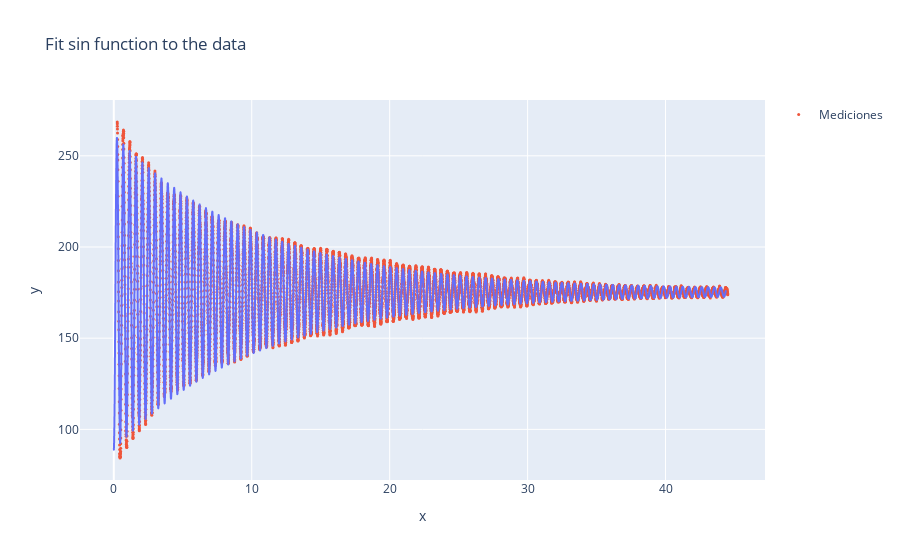

Notebook source saved alongside this figure:
### Code cell
def Amp(A, lamb, t, F0):
    return A * np.exp(-lamb * t) + F0

def sin(t, A, lamb, F0, w, phi, C):
    return Amp(A, lamb, t, F0) * np.sin(w * t + phi) + C

# Fit the sin function to the data
p0 = {'A': 95,
      'lamb': 1,
      'F0': 0,
      'w': 15,
      'phi': 0,
      'C': 175}

# Set bounds for the parameters as dictionary to zip later
p0_bounds = ([90, 0, -2, 0, -np.pi, 150],
             [100, 1, 4, 20, np.pi, 200])
# NO considero los primeros 50 puntos

popt, pcov = curve_fit(sin,
                       dfs_amort[0]['time'][50:], 
                       dfs_amort[0]['(N)'][50:],
                       p0=list(p0.values()),
                       sigma=y_err,
                       absolute_sigma=True
                       )
                      #method='trf', maxfev=10000, bounds=p0_bounds)

# Plot the data and the fit using plotly
x = np.linspace(0, 44.37, 10000)
y = sin(x, *popt)

fig = px.line(x=x, y=y, title='Fit sin function to the data')
# Add the data to the plot with pointy lines
fig.add_scatter(x=dfs_amort[0]['time'][50:], y=dfs_amort[0]['(N)'][50:], mode='markers', name="Mediciones", marker=dict(size=3))
fig.show()

print(f"A: {popt[0]} +- {np.sqrt(pcov[0,0])}")
print(f"lambda: {popt[1]} +- {np.sqrt(pcov[1,1])}")
print(f"F0: {popt[2]} +- {np.sqrt(pcov[2,2])}")
print(f"w: {popt[3]} +- {np.sqrt(pcov[3,3])}")
print(f"phi: {popt[4]} +- {np.sqrt(pcov[4,4])}")
print(f"C: {popt[5]} +- {np.sqrt(pcov[5,5])}")

### Figure 1 — Plotly figure (JSON) as saved in the notebook; plotly's stock layout.template omitted (floating-point values rounded to 4 significant figures; data arrays with more than 128 entries replaced by an {"elided": "..."} marker saying what was removed)
{"data": [{"hovertemplate": "x=%{x}<br>y=%{y}<extra></extra>", "legendgroup": "", "line": {"color": "#636efa", "dash": "solid"}, "marker": {"symbol": "circle"}, "mode": "lines", "name": "", "showlegend": false, "type": "scattergl", "x": {"elided": "10000 float values"}, "xaxis": "x", "y": {"elided": "10000 float values"}, "yaxis": "y"}, {"marker": {"size": 3}, "mode": "markers", "name": "Mediciones", "type": "scatter", "x": {"elided": "8853 float values"}, "y": {"elided": "8853 float values"}}], "layout": {"legend": {"tracegroupgap": 0}, "title": {"text": "Fit sin function to the data"}, "xaxis": {"anchor": "y", "domain": [0, 1], "title": {"text": "x"}}, "yaxis": {"anchor": "x", "domain": [0, 1], "title": {"text": "y"}}}}
